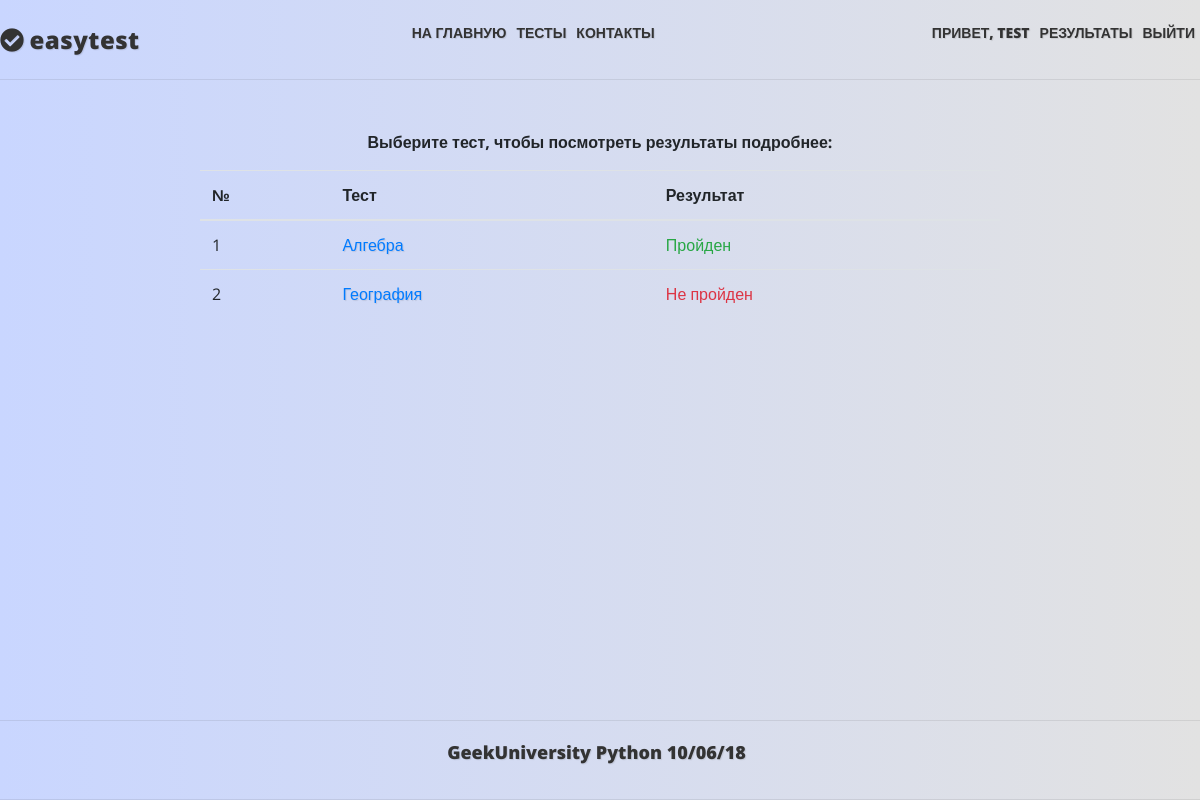
Before: /result/ (signed in) with the older database file.
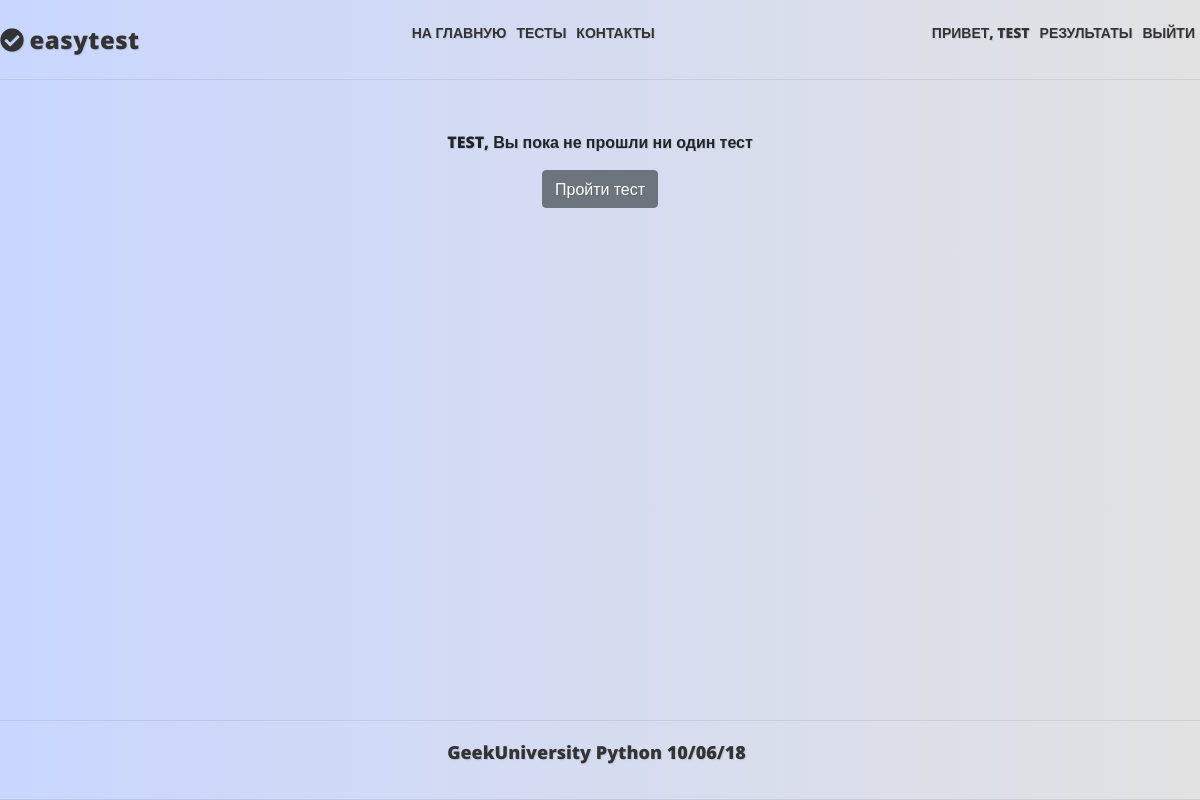
After: the same page with the newer database file.
### mainapp/models.py (models this page shows, shortened)
class Core(models.Model):
    title = models.CharField(_('title'), max_length=250, blank=True)
    description = models.TextField(_('description'), blank=True)
    sort = models.IntegerField(_('sort'), default=0, null=True, blank=True)
    active = models.BooleanField(_('active'), default=True)
    deleted = models.BooleanField(_('deleted'), default=False)
    all_objects = models.Manager()
    objects = CoreManager()
    class Meta:
        abstract = True

class Result(Core):
    class Meta:
        verbose_name = _('Результат')
        verbose_name_plural = _('Результаты')
    owner = models.ForeignKey(User, null=False, blank=True, related_name='results', on_delete=models.PROTECT)
    test = models.ForeignKey(Test, null=True, blank=True, related_name='results', on_delete=models.CASCADE)
    right_answers_count = models.PositiveIntegerField(_('right answers count'), default=0, blank=True)
    wrong_answers_count = models.PositiveIntegerField(_('wrong answers count'), default=0, blank=True)
    time = models.TimeField(_('time for test'), default=timezone.now, blank=True)
    is_test_passed = models.BooleanField(_('is test passed'), default=False)
    objects = ResultManager()

class Test(Core):
    class Meta:
        verbose_name = _('Тест')
        verbose_name_plural = _('Тесты')
    owner = models.ForeignKey(User, null=False, blank=True, related_name='tests', on_delete=models.PROTECT)
    category = models.ForeignKey(TestCategory, null=True, blank=True, on_delete=models.SET_NULL)
    keywords = models.ManyToManyField(Keyword, blank=True, related_name='tests')
    questions = models.ManyToManyField(Question, blank=True, related_name='tests')
    max_questions = models.PositiveIntegerField(_('Count questions'), default=0, blank=True)
    required_correct_answers = models.PositiveIntegerField(_('Required correct answers'), default=0, blank=True)
    time = models.TimeField(_('Max time for test'), default=datetime.time(0, 30), blank=True)
    objects = TestManager()
    TEST_TYPE_CHOICES = (
        ('th', 'teaching'),  # с цифрами (под индексом 0 в кортежах) форма создания теста не проходила, изменил на строку
        ('ex', 'exam'),
        )
    test_type = models.CharField(max_length=2, choices=TEST_TYPE_CHOICES, default='th')
    """ типы тестов - учебный и экзаменационный(на время и оценку) - это реализуем позже.
    Необходимо будет также добавить время на прохождение теста, проценты правильных ответов для разных оценок."""

### mainapp/views.py (the view)
# urls.py: path('result/', mainapp.ResultList.as_view(), name='results'),
class ResultList(LoginRequiredMixin, ListView):
    model = Result
    login_url = reverse_lazy('authapp:login')
    def get_queryset(self):
        return self.model.objects.get_results(self.request)

### mainapp/models.py (called while the page is built)
    def get_all_queryset(self):
        return CoreQuerySet(self.model)

    def get_queryset(self):
        return self.get_all_queryset()

    def get_results(self, request):
        return self.filter(owner=request.user, active=True)

### mainapp/templates/mainapp/result_list.html (shortened to what this page needs)
{% extends "base.html" %}
{% load static i18n %}
{% block content %}
    <div class="content">
        {% if object_list %}
            <b>{% trans 'Выберите тест, чтобы посмотреть результаты подробнее:' %}</b></p>
            <table class="table table_result">
                <thead>
                <tr>
                    <th>№</th>
                    <th>{% trans 'Тест' %}</th>
                    <th>{% trans 'Результат' %}</th>
                </tr>
                </thead>
                <tbody>
                {% for object in object_list %}
                    <tr>
                        <td>{{ forloop.counter }}</td>
                        <td><a href="{% url 'mainapp:result' object.test.pk %}">{{ object.test.title }}</a></td>
                        <td>
                            {% if object.is_test_passed %}<span class="text-success">{% trans 'Пройден' %}</span>
                            {% else %}<span class="text-danger">{% trans 'Не пройден' %}</span>{% endif %}
                        </td>
                    </tr>
                {% endfor %}
                </tbody>
            </table>
        {% else %}
            <p class="test_welcome">{{ user.username|upper }}, {% trans 'Вы пока не прошли ни один тест' %}</p>
            <a class="btn btn-secondary" href="{% url 'mainapp:tests' %}">{% trans 'Пройти тест' %}</a>
        {% endif %}
    </div>
{% endblock content %}

### templates/base.html (shortened to what this page needs)
{% load static i18n %}
<!DOCTYPE html>
<html lang="en">
<head>
    {% block styles %}
        <link rel="stylesheet" href="https://stackpath.bootstrapcdn.com/bootstrap/4.1.3/css/bootstrap.min.css">
        <link rel="stylesheet" href="{% static 'css/style.css' %}">
    {% endblock styles %}
    <link rel="stylesheet" href="https://use.fontawesome.com/releases/v5.4.1/css/all.css">
</head>
<body>
<div class="header">
    <div class="center_content_header">
        <div class="logo">
            <i class="fas fa-check-circle"></i>
            <a href="{% url 'mainapp:main' %}">easytest</a>
        </div>
        <div class="menu">
            <ul>
                <li><a href="{% url 'mainapp:main' %}">{% trans 'На главную'|upper %}</a></li>
                <li><a href="{% url 'mainapp:tests' %}">{% trans 'Тесты'|upper %}</a></li>
                <li><a href="#">{% trans 'КОНТАКТЫ' %}</a></li>
            </ul>
        </div>
        <div class="menu">
            <ul>
                {% if user.is_authenticated %}
                    <li><a href="{% url 'auth:edit' %}">{% trans 'Привет, '|upper %}{{ user.first_name|default:user.username|upper }}</a></li>
                    <li><a href="{% url 'mainapp:results' %}">{% trans 'Результаты'|upper %}</a></li>
                    <li><a href="{% url 'auth:logout' %}">{% trans 'Выйти'|upper %}</a></li>
                {% else %}
                    <li><a href="{% url 'auth:login' %}">{% trans 'Войти'|upper %}</a></li>
                {% endif %}
            </ul>
        </div>
    </div>
</div>
{% block content %}{% endblock content %}
<div class="footer">
    <p>GeekUniversity Python 10/06/18</p>
</div>
</body>
</html>

### mainapp/static/css/style.css (style rules this page uses)
* { padding: 0; margin: 0; }
body { display: flex; flex-direction: column; background: linear-gradient(to right, #c9d6ff, #e2e2e2); min-height: 100vh; font-family: 'Open Sans', Arial, sans-serif; }
.header, .footer { display: flex; min-height: 80px; border-bottom: 1px solid rgba(51, 51, 51, 0.1); justify-content: center; align-items: center; text-shadow: 1px 1px 1px rgba(0, 0, 0, .1); }
.header { margin-bottom: 50px; }
.center_content_header { display: flex; width: 1270px; justify-content: space-between; align-items: center; }
.logo { display: flex; align-items: center; font-weight: 900; padding: 0; font-size: 24px; text-shadow: 1px 1px 1px rgba(0, 0, 0, .1); letter-spacing: 0.5px; line-height: normal; color: #333333; }
.logo a { text-decoration: none; color: #333333; font-weight: 900; }
.header i { color: #333333; align-items: center; margin-right: 5px; }
.menu ul { display: flex; list-style: none; }
.menu li { padding: 0 5px; }
.menu a { text-decoration: none; color: #333333; font-weight: 900; font-size: 14px; }
.footer { border-top: 1px solid rgba(51, 51, 51, 0.1); }
.footer p { color: #333333; font-weight: 900; font-size: 18px; padding-right: 7px; }
.center, .content { display: flex; flex-direction: column; flex: 1; justify-content: center; align-items: center; }
.content { justify-content: flex-start; }
.denied p, a { text-shadow: 1px 1px 1px rgba(0, 0, 0, .1); }
.test_welcome { font-weight: 900; text-shadow: 1px 1px 1px rgba(0, 0, 0, .1); }

Changed rows visible on the page:
removed Result: test "Алгебра"
removed Result: test "География"
Other visible differences:
{{ user.username|upper }}: (not shown) → "TEST"
text no longer shown: "Выберите тест, чтобы посмотреть результаты подробнее: № Тест Результат"
text now shown: ", Вы пока не прошли ни один тест Пройти тест"
